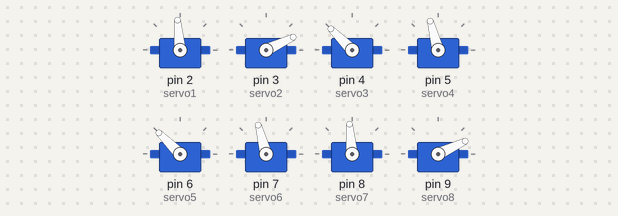
Recording of a sketch running on a simulated Arduino Uno, built with avr-gcc and run on an emulated ATmega328P. Shown: 8 × servo. What the sketch prints to the serial monitor is not drawn.

Above: at 5.55 s.
At 6.55 s:
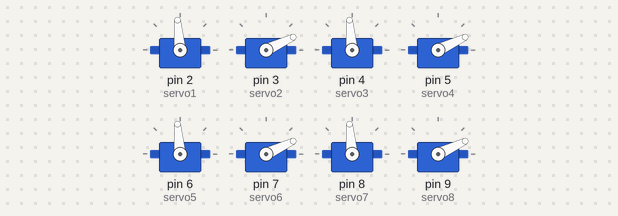
At 7.6 s:
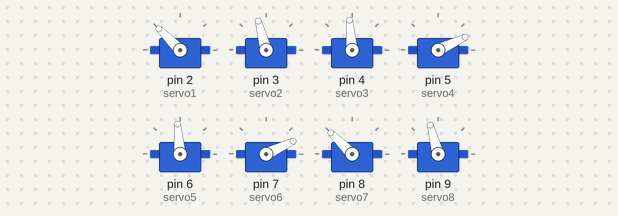
Timing chart, 0 to 10.3 s (numbered marks = the images above):
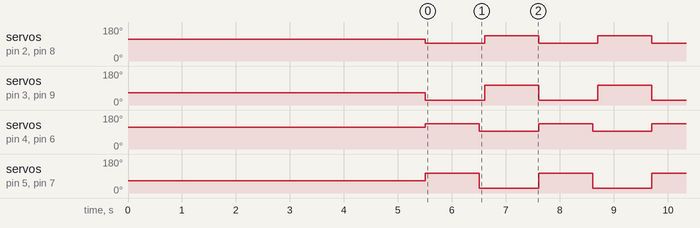

Measured:
- by itself, servo on pin 2 (servo1), servo on pin 4 (servo3), servo on pin 6 (servo5), servo on pin 8 (servo7): alternates 135° for 1.0 s and 95° for 1.1 s
- by itself, servo on pin 3 (servo2), servo on pin 5 (servo4), servo on pin 7 (servo6), servo on pin 9 (servo8): alternates 105° for 1.0 s and 25° for 1.1 s

The sketch:

pounce_forwards.ino
```cpp
#include <Servo.h>

int ser2 = 90+ 25;
int ser3 = 90- 25;
int ser4 = 90+ 25;
int ser5 = 90- 25;
int ser6 = 90+ 25;
int ser7 = 90- 25;
int ser8 = 90+ 25;
int ser9 = 90- 25;

Servo servo1;
Servo servo2;
Servo servo3;
Servo servo4;
Servo servo5;
Servo servo6;
Servo servo7;
Servo servo8;
Servo servo9;

void setup() {
  Serial.begin(9600);

  servo1.attach(2);
  servo2.attach(3);
  servo3.attach(4);
  servo4.attach(5);
  servo5.attach(6);
  servo6.attach(7);
  servo7.attach(8);
  servo8.attach(9);

  // Set the initial position of the servos to "up default"
  servo1.write(ser2);
  servo2.write(ser3);
  servo3.write(ser4);
  servo4.write(ser5);
  servo5.write(ser6);
  servo6.write(ser7);
  servo7.write(ser8);
  servo8.write(ser9);

  delay(5500);
  Serial.println("Initialization complete");
}

void loop() {
  /*
  servo1.write(ser2 + 25);
  servo2.write(ser3 - 25);
  servo3.write(ser4 + 25);
  servo4.write(ser5 - 25);
  servo5.write(ser6 + 25);
  servo6.write(ser7 - 25);
  servo7.write(ser8 + 25);
  servo8.write(ser9 - 25);
  */
// Forward and right turn
// Forward movement (LF, RB, LB, RF)
// Backward movement (LB, RF, RB, LF)
servo1.write(ser2 - 20);  // lf B
servo2.write(ser3 - 40);  // lf B

servo3.write(ser4 + 20);  // lb B
servo4.write(ser5 + 40);  // lb B

servo5.write(ser6 + 20);  // rf B
servo6.write(ser7 + 40);  // rf B

servo7.write(ser8 - 20);  // rb B
servo8.write(ser9 - 40);  // rb B
delay(1000);
// Forward movement (LB, RF, RB, LF)
servo3.write(ser4 - 20);  // lb F
servo4.write(ser5 - 40);  // lb F

servo5.write(ser6 - 20);  // rf F
servo6.write(ser7 - 40);  // rf F
delay(100);
servo7.write(ser8 + 20);  // rb F
servo8.write(ser9 + 40);  // rb F

servo1.write(ser2 + 20);  // lf F
servo2.write(ser3 + 40);  // lf F


delay(1000);


  Serial.println("runnin");
}
```
